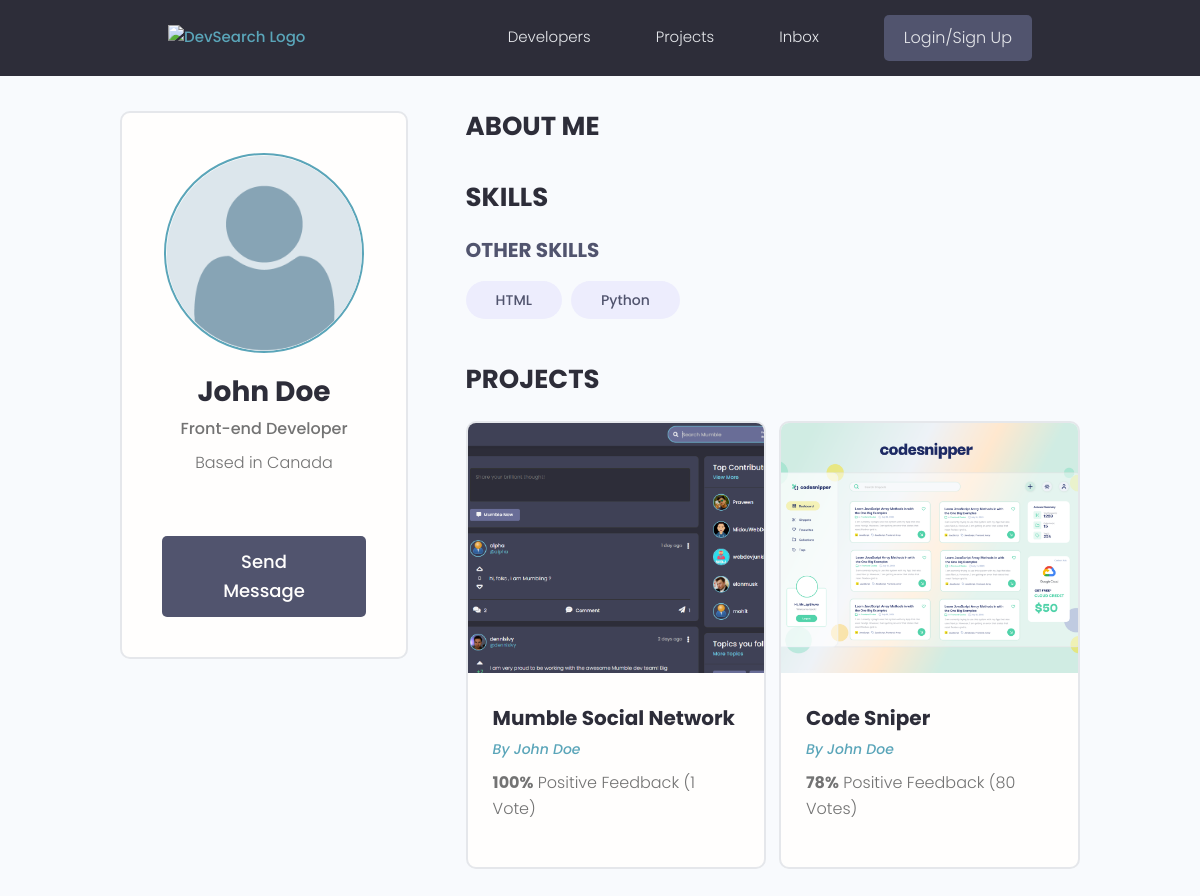
The app's page /profile/77c9a220-4c7d-496a-99be-9668ce7e80b0/, older data.
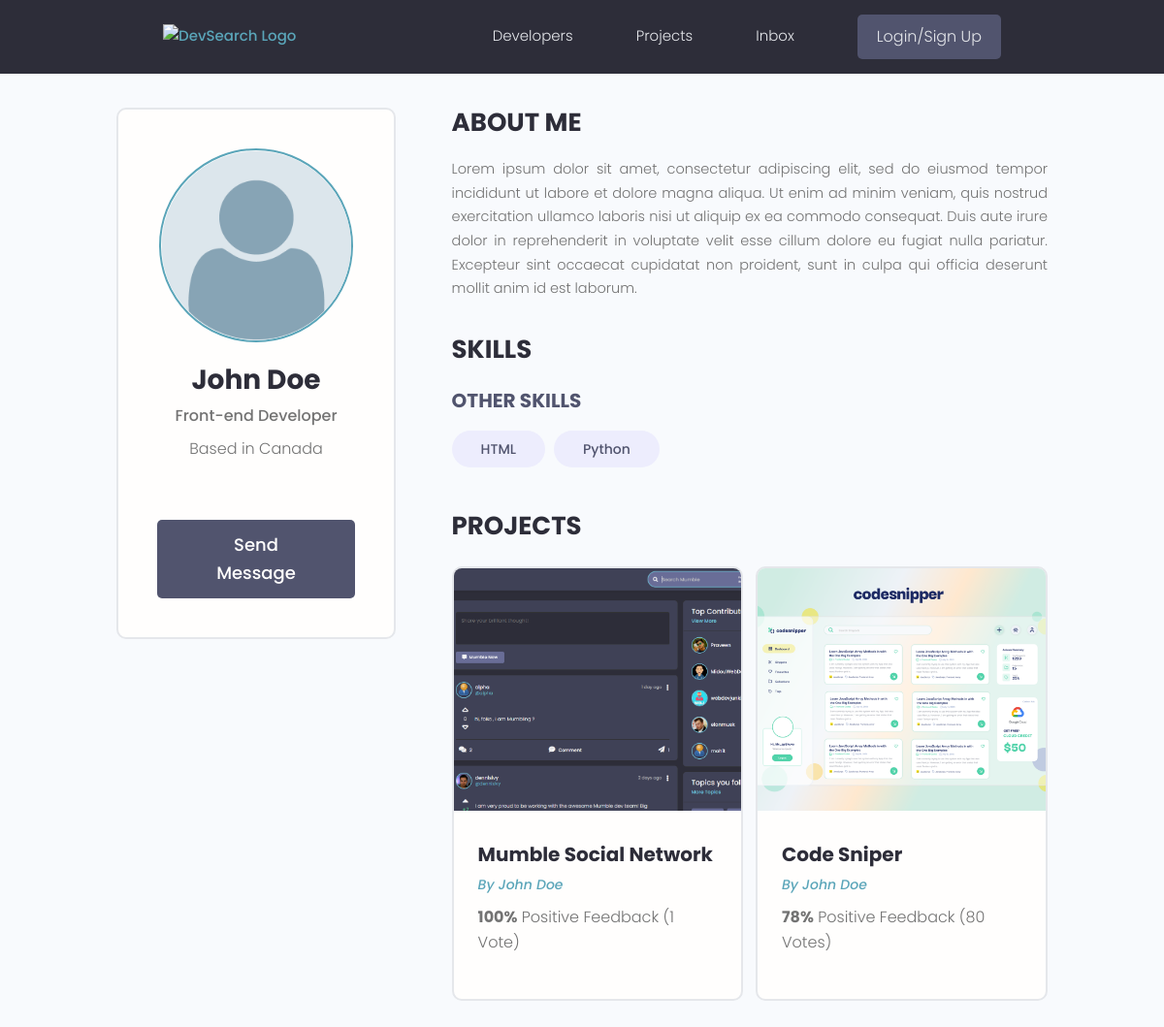
The same page, newer data.
### users/models.py (models this page shows, shortened)
class Profile(models.Model):
    user = models.OneToOneField(User, on_delete=models.CASCADE, null=True, blank=True)
    name = models.CharField(max_length=200, blank=True, null=True)
    email = models.EmailField(max_length=500, blank=True, null=True)
    username = models.CharField(max_length=200, blank=True, null=True)
    location = models.CharField(max_length=200, blank=True, null=True)
    short_intro = models.CharField(max_length=200, blank=True, null=True)
    bio = models.TextField(blank=True, null=True)
    profile_image = models.ImageField(
        null=True, blank=True, upload_to='profiles/', default='profiles/user_default.png')
    social_github = models.CharField(max_length=200, blank=True, null=True)
    social_twitter = models.CharField(max_length=200, blank=True, null=True)
    social_linkedin = models.CharField(max_length=200, blank=True, null=True)
    social_youtube = models.CharField(max_length=200, blank=True, null=True)
    social_website = models.CharField(max_length=200, blank=True, null=True)
    created = models.DateTimeField(auto_now_add=True)
    id = models.UUIDField(default=uuid.uuid4, unique=True,
                            primary_key=True, editable=False)

### users/views.py (the view)
# urls.py: path('profile/<str:pk>/', views.user_profile, name="user_profile"),
def user_profile(request, pk):
    profile = Profile.objects.get(id=pk)
    skills_with_description = profile.skill_set.exclude(description__exact="")
    skills_without_description = profile.skill_set.filter(description="")
    context = {
        'profile': profile,
        'skills_with_description': skills_with_description,
        'skills_without_description': skills_without_description
    }
    return render(request, 'users/user-profile.html', context)

### users/templates/users/user-profile.html (shortened to what this page needs)
{% extends 'main.html' %}
{% block content %}
<main class="profile my-md">
  <div class="container">
    <div class="layout">
      <div class="column column--1of3">
        <div class="card text-center">
          <div class="card__body dev">
            <img class="avatar avatar--xl" src="{{ profile.profile_image.url }}" />
            <h2 class="dev__name">{{ profile.name }}</h2>
            <p class="dev__title">{{ profile.short_intro }}</p>
            <p class="dev__location">Based in {{ profile.location }}</p>
            <a href="#" class="btn btn--sub btn--lg">Send Message </a>
          </div>
        </div>
      </div>
      <div class="column column--2of3">
        <div class="devInfo">
          <h3 class="devInfo__title">About Me</h3>
          <p class="devInfo__about">{{ profile.bio }}</p>
        </div>
        <div class="devInfo">
          <h3 class="devInfo__title">Skills</h3>
          <div class="devInfo__skills">
            <h3 class="devInfo__subtitle">Other Skills</h3>
            <div class="devInfo__otherSkills">
              {% for skill in skills_without_description %}
              <span class="tag tag--pill tag--sub tag--lg">
                <small>{{ skill.name }}</small>
              </span>
              {% endfor %}
            </div>
          </div>
        </div>
        <div class="devInfo">
          <h3 class="devInfo__title">Projects</h3>
          <div class="grid grid--two">
            {% for project in profile.project_set.all %}
            <div class="column">
              <div class="card project">
                <a href="{% url 'projects_index' project.id %}" class="project">
                  <img class="project__thumbnail" src="{{ project.featured_image.url }}" alt="project thumbnail" />
                  <div class="card__body">
                    <h3 class="project__title">{{ project.title }}</h3>
                    <p>
                      <a class="project__author" href="{% url 'user_profile' project.owner.id %}">
                        By {{ project.owner.name }}
                      </a>
                    </p>
                    <p class="project--rating">
                      <span style="font-weight: bold;">{{ project.vote_ratio }}%</span> Positive
                      Feedback ({{ project.vote_total }} Vote{{ project.vote_total|pluralize:"s" }})
                    </p>
                  </div>
                </a>
              </div>
            </div>
            {% endfor %}
          </div>
        </div>
      </div>
    </div>
  </div>
</main>
{% endblock content%}

Row changes from the older to the newer data that the page shows:
changed Profile "John Doe": bio (not shown) → "Lorem ipsum dolor sit amet, consectetur adipiscing elit, sed do eiusmod tempor incididunt ut labore et dolore magna aliqua. Ut enim ad minim veniam, quis nostrud exercitation ullamco laboris nisi ut aliquip ex ea commodo consequat. Duis aute irure dolor in reprehenderit in voluptate velit esse cillum dolore eu fugiat nulla pariatur. Excepteur sint occaecat cupidatat non proident, sunt in culpa qui officia deserunt mollit anim id est laborum."
